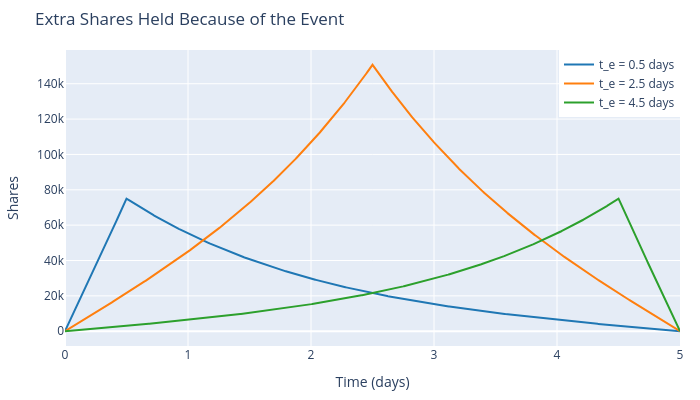

Here is the notebook cell this chart was saved with:
### Markdown cell above
## Event timing

The event's contribution alone, $(a/2\eta)\,G(t, t_e)$, for an event early,
mid-horizon and late. The bump reaches only about $1/\kappa$ either side of
the print, and it shrinks near either end of the horizon, where $G$ vanishes:
there is no time to build the extra position before an early event, or to
unwind it after a late one.

### Code cell
fig = go.Figure()
for color, event_time in zip(colors, [0.5, 2.5, 4.5]):
    fig.add_trace(
        go.Scatter(
            x=t,
            y=a / (2 * eta) * green(t, event_time, kappa, T),
            mode="lines",
            name=f"t_e = {event_time} days",
            line={"width": 2, "color": color},
        )
    )
fig.update_layout(
    title="Extra Shares Held Because of the Event",
    xaxis_title="Time (days)",
    yaxis_title="Shares",
    width=700,
    height=400,
    margin={"l": 60, "r": 20, "t": 50, "b": 50},
    legend={"x": 1, "xanchor": "right", "y": 1, "yanchor": "top"},
)
fig.write_image("output/event_timing.png", scale=2)
fig.show()

### Figure 1 — Plotly figure (JSON) as saved in the notebook; plotly's stock layout.template omitted (floating-point values rounded to 4 significant figures; data arrays with more than 128 entries replaced by an {"elided": "..."} marker saying what was removed)
{"data": [{"line": {"color": "#1f77b4", "width": 2}, "mode": "lines", "name": "t_e = 0.5 days", "type": "scatter", "x": {"elided": "1001 float values"}, "y": {"elided": "1001 float values"}}, {"line": {"color": "#ff7f0e", "width": 2}, "mode": "lines", "name": "t_e = 2.5 days", "type": "scatter", "x": {"elided": "1001 float values"}, "y": {"elided": "1001 float values"}}, {"line": {"color": "#2ca02c", "width": 2}, "mode": "lines", "name": "t_e = 4.5 days", "type": "scatter", "x": {"elided": "1001 float values"}, "y": {"elided": "1001 float values"}}], "layout": {"height": 400, "legend": {"x": 1, "xanchor": "right", "y": 1, "yanchor": "top"}, "margin": {"b": 50, "l": 60, "r": 20, "t": 50}, "title": {"text": "Extra Shares Held Because of the Event"}, "width": 700, "xaxis": {"title": {"text": "Time (days)"}}, "yaxis": {"title": {"text": "Shares"}}}}
